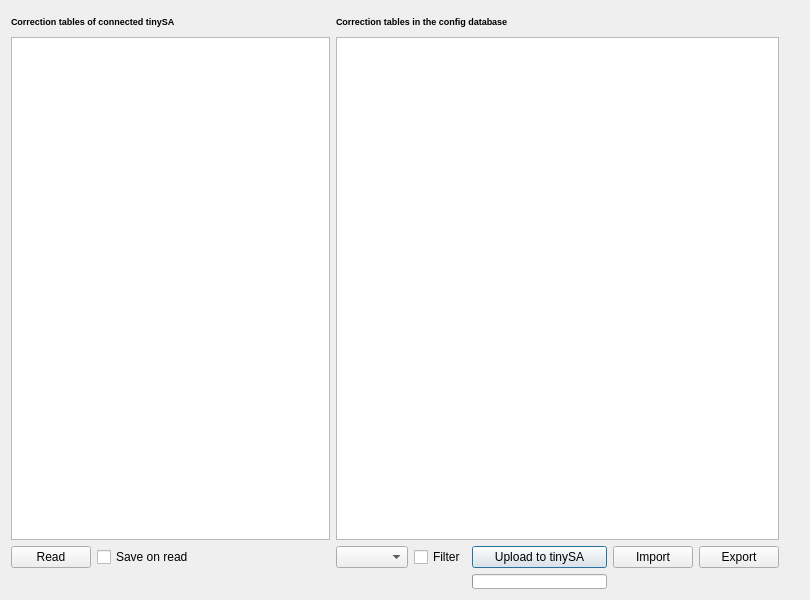
<?xml version="1.0" encoding="UTF-8"?>
<ui version="4.0">
 <class>offset</class>
 <widget class="QDialog" name="offset">
  <property name="geometry">
   <rect>
    <x>0</x>
    <y>0</y>
    <width>810</width>
    <height>600</height>
   </rect>
  </property>
  <property name="windowTitle">
   <string>Correction</string>
  </property>
  <layout class="QGridLayout" name="gridLayout_2">
   <item row="0" column="0">
    <layout class="QGridLayout" name="gridLayout">
     <item row="1" column="0" rowspan="2" colspan="3">
      <widget class="QTableWidget" name="tsa_table">
       <property name="enabled">
        <bool>true</bool>
       </property>
       <property name="sizePolicy">
        <sizepolicy hsizetype="Expanding" vsizetype="Expanding">
         <horstretch>0</horstretch>
         <verstretch>0</verstretch>
        </sizepolicy>
       </property>
       <property name="editTriggers">
        <set>QAbstractItemView::NoEditTriggers</set>
       </property>
      </widget>
     </item>
     <item row="0" column="0" colspan="2">
      <widget class="QLabel" name="label">
       <property name="font">
        <font>
         <pointsize>7</pointsize>
         <weight>75</weight>
         <bold>true</bold>
        </font>
       </property>
       <property name="text">
        <string>Correction tables of connected tinySA </string>
       </property>
      </widget>
     </item>
     <item row="1" column="3" rowspan="2" colspan="5">
      <widget class="QTableView" name="c_table">
       <property name="sizePolicy">
        <sizepolicy hsizetype="Expanding" vsizetype="Expanding">
         <horstretch>0</horstretch>
         <verstretch>0</verstretch>
        </sizepolicy>
       </property>
      </widget>
     </item>
     <item row="3" column="1">
      <widget class="QCheckBox" name="save_box">
       <property name="sizePolicy">
        <sizepolicy hsizetype="Minimum" vsizetype="Fixed">
         <horstretch>0</horstretch>
         <verstretch>0</verstretch>
        </sizepolicy>
       </property>
       <property name="toolTip">
        <string>Save tables to config database</string>
       </property>
       <property name="text">
        <string>Save on read</string>
       </property>
      </widget>
     </item>
     <item row="2" column="8">
      <spacer name="verticalSpacer">
       <property name="orientation">
        <enum>Qt::Vertical</enum>
       </property>
       <property name="sizeHint" stdset="0">
        <size>
         <width>20</width>
         <height>40</height>
        </size>
       </property>
      </spacer>
     </item>
     <item row="3" column="5">
      <widget class="QPushButton" name="upload_button">
       <property name="sizePolicy">
        <sizepolicy hsizetype="Minimum" vsizetype="Fixed">
         <horstretch>0</horstretch>
         <verstretch>0</verstretch>
        </sizepolicy>
       </property>
       <property name="text">
        <string>Upload to tinySA</string>
       </property>
      </widget>
     </item>
     <item row="3" column="3">
      <widget class="QComboBox" name="correction_mode">
       <property name="sizePolicy">
        <sizepolicy hsizetype="Minimum" vsizetype="Fixed">
         <horstretch>0</horstretch>
         <verstretch>0</verstretch>
        </sizepolicy>
       </property>
       <property name="toolTip">
        <string>Correction mode</string>
       </property>
      </widget>
     </item>
     <item row="3" column="6">
      <widget class="QPushButton" name="import_button">
       <property name="sizePolicy">
        <sizepolicy hsizetype="Minimum" vsizetype="Fixed">
         <horstretch>0</horstretch>
         <verstretch>0</verstretch>
        </sizepolicy>
       </property>
       <property name="text">
        <string>Import</string>
       </property>
      </widget>
     </item>
     <item row="0" column="3" colspan="3">
      <widget class="QLabel" name="label_2">
       <property name="font">
        <font>
         <pointsize>7</pointsize>
         <weight>75</weight>
         <bold>true</bold>
        </font>
       </property>
       <property name="text">
        <string>Correction tables in the config database</string>
       </property>
      </widget>
     </item>
     <item row="3" column="0">
      <widget class="QPushButton" name="read_button">
       <property name="sizePolicy">
        <sizepolicy hsizetype="Minimum" vsizetype="Fixed">
         <horstretch>0</horstretch>
         <verstretch>0</verstretch>
        </sizepolicy>
       </property>
       <property name="toolTip">
        <string>Read tables from tinySA</string>
       </property>
       <property name="text">
        <string>Read</string>
       </property>
      </widget>
     </item>
     <item row="3" column="4">
      <widget class="QCheckBox" name="filter_box">
       <property name="sizePolicy">
        <sizepolicy hsizetype="Minimum" vsizetype="Fixed">
         <horstretch>0</horstretch>
         <verstretch>0</verstretch>
        </sizepolicy>
       </property>
       <property name="toolTip">
        <string>Filter by correction mode</string>
       </property>
       <property name="text">
        <string>Filter</string>
       </property>
       <property name="checked">
        <bool>false</bool>
       </property>
      </widget>
     </item>
     <item row="3" column="7">
      <widget class="QPushButton" name="export_button">
       <property name="sizePolicy">
        <sizepolicy hsizetype="Minimum" vsizetype="Fixed">
         <horstretch>0</horstretch>
         <verstretch>0</verstretch>
        </sizepolicy>
       </property>
       <property name="text">
        <string>Export</string>
       </property>
      </widget>
     </item>
     <item row="0" column="2">
      <spacer name="horizontalSpacer">
       <property name="orientation">
        <enum>Qt::Horizontal</enum>
       </property>
       <property name="sizeType">
        <enum>QSizePolicy::Fixed</enum>
       </property>
       <property name="sizeHint" stdset="0">
        <size>
         <width>130</width>
         <height>20</height>
        </size>
       </property>
      </spacer>
     </item>
     <item row="4" column="5">
      <widget class="QProgressBar" name="progress">
       <property name="sizePolicy">
        <sizepolicy hsizetype="Expanding" vsizetype="Minimum">
         <horstretch>0</horstretch>
         <verstretch>0</verstretch>
        </sizepolicy>
       </property>
       <property name="font">
        <font>
         <pointsize>4</pointsize>
        </font>
       </property>
       <property name="value">
        <number>0</number>
       </property>
       <property name="format">
        <string/>
       </property>
      </widget>
     </item>
    </layout>
   </item>
  </layout>
 </widget>
 <resources/>
 <connections/>
</ui>
